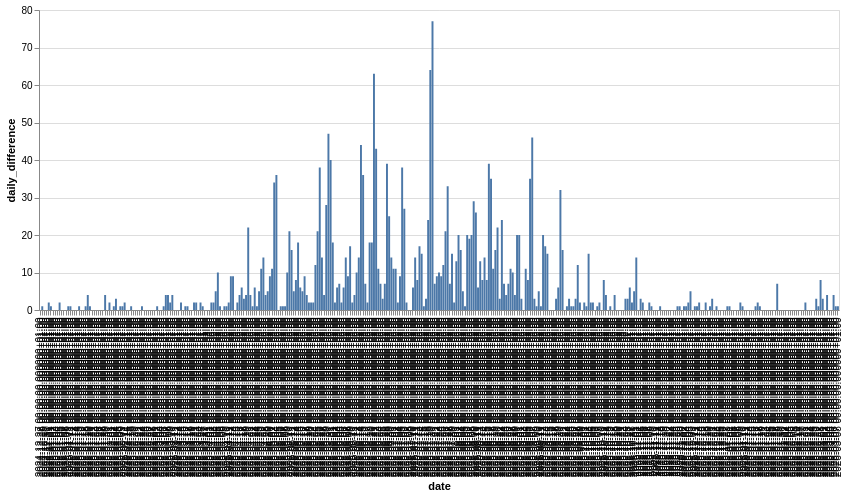

This figure's notebook cell:
### Code cell
segment("Do sedla Klínovce po silnici")

### Figure 1 — Vega-Lite specification as saved in the notebook (floating-point values rounded to 4 significant figures; data arrays with more than 128 entries replaced by an {"elided": "..."} marker saying what was removed)
{"config": {"view": {"continuousWidth": 300, "continuousHeight": 300}}, "data": {"name": "data-24144a99850a3eba8ff8d47e7b0cd613"}, "mark": {"type": "bar"}, "encoding": {"x": {"field": "date", "type": "ordinal"}, "y": {"field": "daily_difference", "type": "quantitative"}}, "width": 800, "$schema": "https://vega.github.io/schema/vega-lite/v6.1.0.json", "datasets": {"data-24144a99850a3eba8ff8d47e7b0cd613": {"elided": "369 records"}}}
